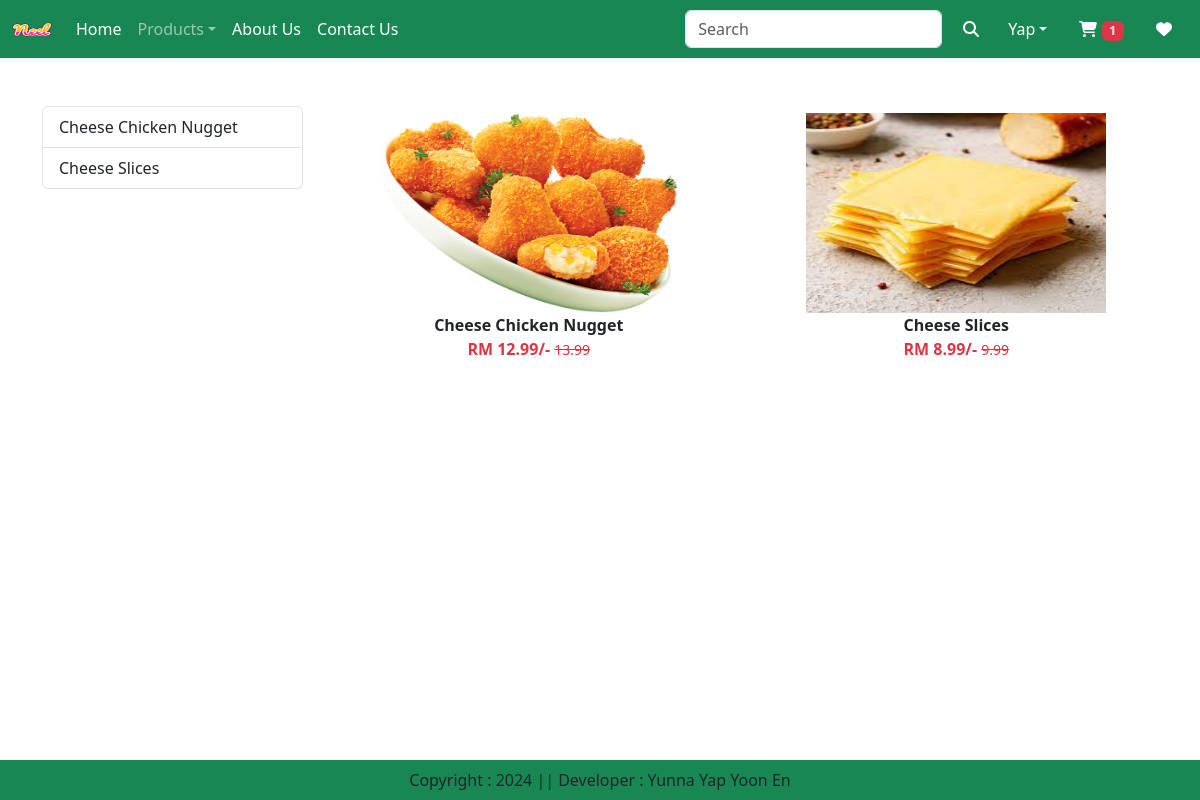
The app's page /category/CZ (signed in) with its own data.
### app/models.py (models this page shows, shortened)
class Product(models.Model):
    title = models.CharField(max_length=100)
    selling_price = models.FloatField()
    discounted_price = models.FloatField()
    description = models.TextField()
    composition = models.TextField(default='')
    prodapp = models.TextField(default='')
    category = models.CharField(choices=CATEGORY_CHOICES, max_length=2)
    product_image = models.ImageField(upload_to='product')

### app/views.py (the view)
# urls.py: path('category/<slug:id>', views.CategoryView.as_view(), name="category"),
@method_decorator(login_required, name='dispatch')
@method_decorator(cart_total, name='dispatch')
class CategoryView(View):
    def get(self, request, id, *variable):
        product = Product.objects.filter(category=id)
        title = Product.objects.filter(category=id)
        context = {
            'product': product,
            'title': title,
            'totalitem': variable[0]
            }
        return render(request, 'app/category.html', context)

### app/views.py (called while the page is built)
def cart_total(function):
    def inner(request, id='', *args):
        totalitem = 0
        if request.user.is_authenticated:
            totalitem = len(Cart.objects.filter(user=request.user))
        args = [totalitem]
        if not id == '':
            return function(request, id, *args)
        return function(request, *args)
    return inner

### app/templates/app/category.html (shortened to what this page needs)
{% extends 'app/base.html' %}
{% load static %}
{% block main_content %}
  <div class="container my-5">
    <div class="row">
      <div class="col-sm-3">
        <div class="list-group">
          {% for t in title %}
            <a href="{% url 'category-title' t.title %}" class="list-group-item list-group-item-action" aria-current="true">{{ t.title }}</a>
          {% endfor %}
        </div>
      </div>
      <div class="col-sm-9">
        <div class="row">
          {% for prod in product %}
            <div class="col text-center mb-4">
              <a href="{% url 'product-detail' prod.id %}" class="btn">
                <div>
                  <img src="{{ prod.product_image.url }}" width="300px" height="200px" />
                  <div class="fw-bold">{{ prod.title }}</div>
                  <div class="fw-bold text-danger">
                    RM {{ prod.discounted_price }}/-
                    <small class="fw-light text-decoration-line-through">{{ prod.selling_price }}</small>
                  </div>
                </div>
              </a>
            </div>
          {% endfor %}
        </div>
      </div>
    </div>
  </div>
{% endblock main_content %}

### records on screen
Product: title "Cheese Chicken Nugget", product_image (picture), discounted_price "12.99", selling_price "13.99"
Product: title "Cheese Slices", product_image (picture), discounted_price "8.99", selling_price "9.99"

### other values on screen
{{ totalitem }} "1"
